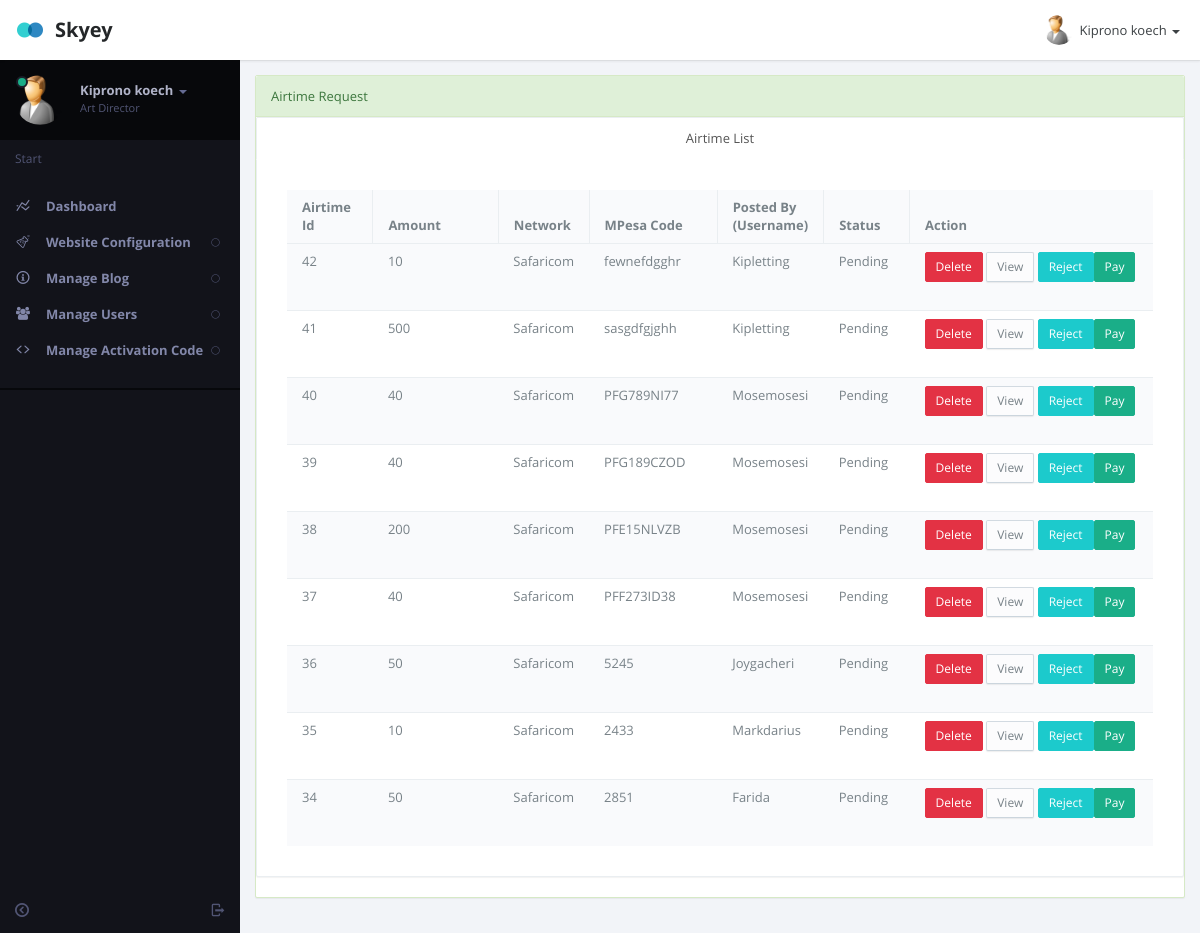
Page /admin/airreq.php (signed in) on the committed database.
### tables this page shows
CREATE TABLE `affiliateuser` (
  `Id` int(11) NOT NULL,
  `username` varchar(15) NOT NULL,
  `password` text NOT NULL,
  `fname` text NOT NULL,
  `address` text NOT NULL,
  `email` text NOT NULL,
  `referedby` varchar(15) NOT NULL DEFAULT 'none',
  `ipaddress` int(10) UNSIGNED NOT NULL,
  `mobile` bigint(12) NOT NULL,
  `active` int(11) NOT NULL,
  `doj` date NOT NULL,
  `country` text NOT NULL,
  `tamount` double NOT NULL DEFAULT 0,
  `payment` varchar(10) NOT NULL,
  `signupcode` text NOT NULL,
  `level` int(1) NOT NULL DEFAULT 2,
  `pcktaken` int(10) NOT NULL DEFAULT 0,
  `launch` int(1) NOT NULL DEFAULT 0,
  `expiry` date NOT NULL DEFAULT '2199-12-31',
  `bankname` varchar(250) NOT NULL DEFAULT '0',
  `accountname` varchar(250) NOT NULL DEFAULT 'nil',
  `accountno` varchar(10) NOT NULL DEFAULT 'nil',
  `accounttype` varchar(40) NOT NULL DEFAULT 'nil',
  `ifsccode` varchar(100) NOT NULL DEFAULT 'Not Available',
  `welcome_spin` tinyint(4) DEFAULT 0,
  `getpayment` int(11) NOT NULL DEFAULT 1,
  `renew` int(1) NOT NULL DEFAULT 0,
  `CheckoutRequestID` varchar(26) NOT NULL,
  `last_spin_at` timestamp NULL DEFAULT current_timestamp(),
  `trx_pin` int(11) NOT NULL,
  `userstatus` int(11) NOT NULL,
  `session` int(11) NOT NULL
);

CREATE TABLE `airtime` (
  `id` int(11) NOT NULL,
  `network` varchar(100) NOT NULL,
  `amount` varchar(100) NOT NULL,
  `date` timestamp(6) NOT NULL DEFAULT current_timestamp(6) ON UPDATE current_timestamp(6),
  `status` varchar(2) NOT NULL DEFAULT '0',
  `user_id` varchar(200) NOT NULL,
  `ufile` varchar(1500) NOT NULL,
  `mpesa` varchar(100) NOT NULL
);

### admin/airreq.php (the view, shortened to what this page needs)
<?php
include_once ("z_db.php");
?>
<!DOCTYPE html>
<html lang="en" class="app">
<head>
<link rel="stylesheet" href="css/app.v1.css" type="text/css" />
</head>
<body class="">
<section class="vbox">
  <header class="bg-white header header-md navbar navbar-fixed-top-xs box-shadow">
    <div class="navbar-header aside-md dk"> <a href="dashboard.php" class="navbar-brand"><img src="images/logo.png" class="m-r-sm">Skyey</a> </div>
    <ul class="nav navbar-nav navbar-right m-n hidden-xs nav-user user">
      <li class="dropdown"> <a href="#" class="dropdown-toggle" data-toggle="dropdown"> <span class="thumb-sm avatar pull-left"> <img src="images/a0.jpg"> </span> <?php
		  $sql="SELECT fname FROM  affiliateuser WHERE username='".$_SESSION['adminidusername']."'";
		  if ($result = mysqli_query($con, $sql)) {
    while ($row = mysqli_fetch_row($result)) {
        print $row[0];
    }
}
	   ?> <b class="caret"></b> </a>
      </li>
    </ul>
  </header>
  <section>
    <section class="hbox stretch">
     <?php include'aside.php'; ?>
      <section id="content">
        <section class="vbox">
          <section class="scrollable wrapper">
            <div class="row">
              <div class="col-sm-12 portlet">
                <section class="panel panel-success portlet-item">
                  <header class="panel-heading"> Airtime Request </header>
                  <section class="panel panel-default">
                  <header class="panel-heading bg-light">
                    <ul class="nav nav-tabs nav-justified">
                      <li class="active"><a href="#home" data-toggle="tab">Airtime List</a></li>
                    </ul>
                  </header>
                  <div class="panel-body">
                    <div class="tab-content">
                      <div class="tab-pane active" id="home">
					  <div class="panel-body">
              <div class="table-responsive">
                <table class="table table-striped m-b-none" data-ride="datatables">
                  <thead>
                    <tr>
                      <th width="10%">Airtime Id</th>
                      <th width="15%">Amount</th>
                      <th width="10%">Network</th>
                        <th width="15%">MPesa Code</th>
					  <th width="10%">Posted By (Username)</th>
					  <th width="10%">Status</th>
					  <th width="30%">Action</th>
                    </tr>
                  </thead>
                  <tbody>
				  <?php
				   $q="SELECT * FROM  airtime where status=0 ORDER BY id DESC";
 $r123 = mysqli_query($con,$q);
while($ro = mysqli_fetch_array($r123))
{
	$id="$ro[id]";
$amount="$ro[amount]";
        $network="$ro[network]";
        $mpesa="$ro[mpesa]";
	$status="$ro[status]";
	$user_id="$ro[user_id]";
	if($status==1)
	{
	$status="Paid";
	}
	else if($status==0)
	{
	$status="Pending";
	}
	else
	{
	$status="Rejected";
	}
  print "<tr>
				  <td>
				  $id
				  </td>
				  <td>
				  $amount
				  </td>
                                  <td>
				  $network
				  </td>
				          <td>
				  $mpesa
				  </td>
				  <td>
				   $user_id
				  </td>
				  <td>
				  $status
				  </td>
				  <td>
				  <a href='deleteair.php?id=$id' class='btn btn-danger btn-sm'>Delete</a>
				   <a href='viewair.php?id=$id' class='btn btn-default btn-sm'>View</a>
				  ";
	if($status=="Pending")
	{
	print "<a href='deactivateair.php?id=$id' class='btn btn-info btn-sm'>Reject</a>";
	}
         if($status=="Pending")
	{
	print "<a href='activateair.php?id=$id' class='btn btn-success btn-sm'>Pay</a>";
	}
		print"		  </p>
				  </td>
				  </tr>";
  }
  ?>
                  </tbody>
                </table>
              </div>
                  </div>
					  </div>
                    </div>
                  </div>
                </section>
                </section>
              </div>
            </div>
          </section>
        </section>
        <a href="#" class="hide nav-off-screen-block" data-toggle="class:nav-off-screen" data-target="#nav"></a> </section>
    </section>
  </section>
</section>
</body>
</html>

### admin/aside.php (shortened to what this page needs)
 <aside class="bg-black aside-md hidden-print" id="nav">
        <section class="vbox">
          <section class="w-f scrollable">
            <div class="slim-scroll" data-height="auto" data-disable-fade-out="true" data-distance="0" data-size="10px" data-color="#333333">
              <div class="clearfix wrapper dk nav-user hidden-xs">
                <div class="dropdown"> <a href="#" class="dropdown-toggle" data-toggle="dropdown"> <span class="thumb avatar pull-left m-r"> <img src="images/a0.jpg"> <i class="on md b-black"></i> </span> <span class="hidden-nav-xs clear"> <span class="block m-t-xs"> <strong class="font-bold text-lt"><?php
		  $sql="SELECT fname,country FROM  affiliateuser WHERE username='".$_SESSION['adminidusername']."'";
		  if ($result = mysqli_query($con, $sql)) {
    while ($row = mysqli_fetch_row($result)) {
        print $row[0];
    }
}
	   ?></strong> <b class="caret"></b> </span> <span class="text-muted text-xs block">Art Director</span> </span> </a>
                </div>
              </div>
              <nav class="nav-primary hidden-xs">
                <div class="text-muted text-sm hidden-nav-xs padder m-t-sm m-b-sm">Start</div>
                <ul class="nav nav-main" data-ride="collapse">
                  <li class=""> <a href="dashboard.php" class="auto"> <i class="i i-statistics icon"> </i> <span class="font-bold">Dashboard</span> </a>
				  </li>
                  <li > <a href="#" class="auto"> <span class="pull-right text-muted"> <i class="i i-circle-sm-o text"></i> <i class="i i-circle-sm text-active"></i> </span> <i class="i i-lab icon"> </i> <span class="font-bold">Website Configuration</span> </a>
                  </li>
                  <li > <a href="#" class="auto"> <span class="pull-right text-muted"> <i class="i i-circle-sm-o text"></i> <i class="i i-circle-sm text-active"></i> </span> <i class="i i-info icon"> </i> <span class="font-bold">Manage Blog</span> </a>
                  </li>
				  <li > <a href="#" class="auto"> <span class="pull-right text-muted"> <i class="i i-circle-sm-o text"></i> <i class="i i-circle-sm text-active"></i> </span> <i class="fa fa-users"> </i> <span class="font-bold">Manage Users</span> </a>
                  </li>
                     <li > <a href="#" class="auto"> <span class="pull-right text-muted"> <i class="i i-circle-sm-o text"></i> <i class="i i-circle-sm text-active"></i> </span> <i class="i i-code icon"> </i> <span class="font-bold">Manage Activation Code</span> </a>
                  </li>
                </ul>
                <div class="line dk hidden-nav-xs"></div>
              </nav>
            </div>
          </section>
          <footer class="footer hidden-xs no-padder text-center-nav-xs"> <a href="logout.php" data-toggle="ajaxModal" class="btn btn-icon icon-muted btn-inactive pull-right m-l-xs m-r-xs hidden-nav-xs"> <i class="i i-logout"></i> </a> <a href="#nav" data-toggle="class:nav-xs" class="btn btn-icon icon-muted btn-inactive m-l-xs m-r-xs"> <i class="i i-circleleft text"></i> <i class="i i-circleright text-active"></i> </a> </footer>
        </section>
      </aside>

### rows in the picture
affiliateuser: fname "Kiprono koech"
airtime: id "42", amount "10", network "Safaricom", mpesa "fewnefdgghr", user "Kipletting", status "Pending"
airtime: id "41", amount "500", network "Safaricom", mpesa "sasgdfgjghh", user "Kipletting", status "Pending"
airtime: id "40", amount "40", network "Safaricom", mpesa "PFG789NI77", user "Mosemosesi", status "Pending"
airtime: id "39", amount "40", network "Safaricom", mpesa "PFG189CZOD", user "Mosemosesi", status "Pending"
airtime: id "38", amount "200", network "Safaricom", mpesa "PFE15NLVZB", user "Mosemosesi", status "Pending"
airtime: id "37", amount "40", network "Safaricom", mpesa "PFF273ID38", user "Mosemosesi", status "Pending"
airtime: id "36", amount "50", network "Safaricom", mpesa "5245", user "Joygacheri", status "Pending"
airtime: id "35", amount "10", network "Safaricom", mpesa "2433", user "Markdarius", status "Pending"
airtime: id "34", amount "50", network "Safaricom", mpesa "2851", user "Farida", status "Pending"
